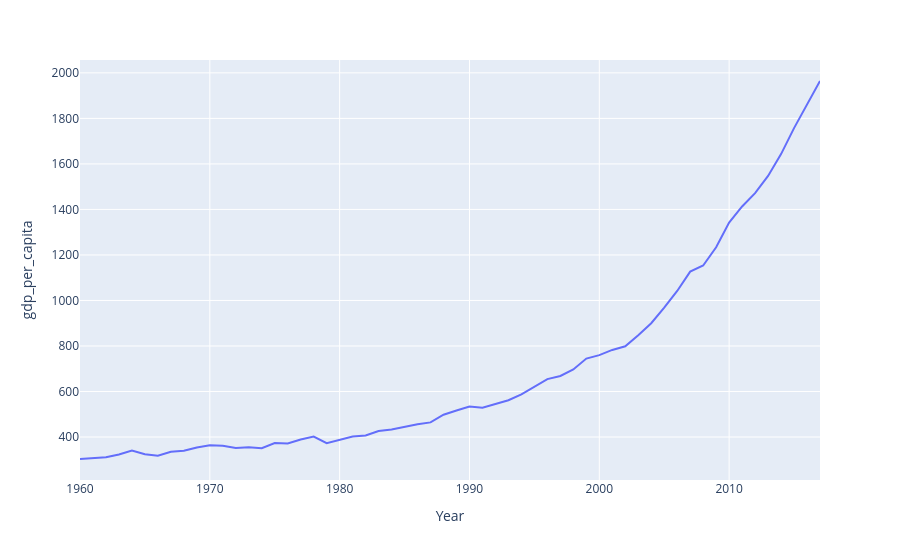

Source (notebook cell):
### Code cell
px.line(gdp_and_pop.query('Entity == "India"'), x="Year", y = "gdp_per_capita")

### Figure 1 — Plotly figure (JSON) as saved in the notebook; plotly's stock layout.template omitted (floating-point values rounded to 4 significant figures)
{"data": [{"hovertemplate": "Year=%{x}<br>gdp_per_capita=%{y}<extra></extra>", "legendgroup": "", "line": {"color": "#636efa", "dash": "solid"}, "marker": {"symbol": "circle"}, "mode": "lines", "name": "", "orientation": "v", "showlegend": false, "type": "scatter", "x": [1960, 1961, 1962, 1963, 1964, 1965, 1966, 1967, 1968, 1969, 1970, 1971, 1972, 1973, 1974, 1975, 1976, 1977, 1978, 1979, 1980, 1981, 1982, 1983, 1984, 1985, 1986, 1987, 1988, 1989, 1990, 1991, 1992, 1993, 1994, 1995, 1996, 1997, 1998, 1999, 2000, 2001, 2002, 2003, 2004, 2005, 2006, 2007, 2008, 2009, 2010, 2011, 2012, 2013, 2014, 2015, 2016, 2017], "xaxis": "x", "y": [303.5, 308.6, 311.2, 323.2, 340.1, 324.4, 317.5, 335.3, 339.4, 353.9, 364.0, 361.7, 351.5, 354.8, 350.7, 374.0, 371.6, 389.5, 402.4, 372.7, 388.7, 402.6, 407.0, 426.7, 432.9, 445.5, 456.5, 464.3, 498.2, 516.8, 534.2, 529.0, 546.9, 561.7, 587.6, 620.1, 654.4, 668.3, 696.7, 744.7, 759.8, 782.8, 798.9, 847.6, 900.1, 968.3, 1042.0, 1127.0, 1154.0, 1234.0, 1342.0, 1413.0, 1472.0, 1547.0, 1643.0, 1757.0, 1862.0, 1964.0], "yaxis": "y"}], "layout": {"legend": {"tracegroupgap": 0}, "margin": {"t": 60}, "xaxis": {"anchor": "y", "domain": [0, 1], "title": {"text": "Year"}}, "yaxis": {"anchor": "x", "domain": [0, 1], "title": {"text": "gdp_per_capita"}}}}
